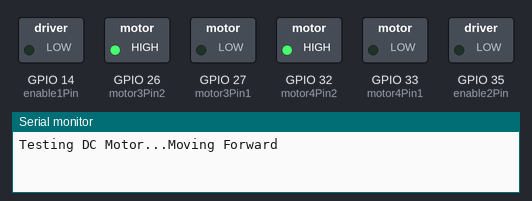
Bench run of a sketch on a simulated ESP32. Shown: switched loads named in the sketch (green lamp = pin HIGH), the last lines printed to the serial monitor.

Above: at 1.0 s.
At 4.0 s:
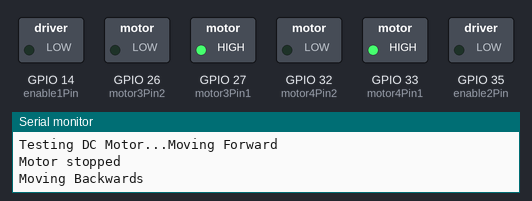
At 9.0 s:
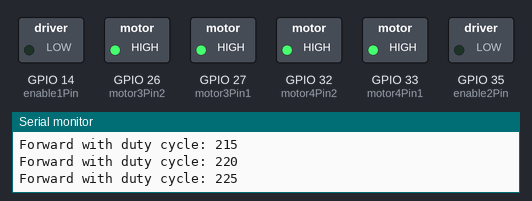
At 14.5 s:
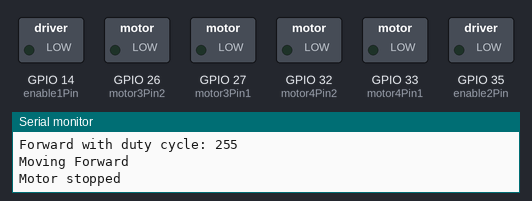
Timing chart, 0 to 15.6 s (numbered marks = the images above):
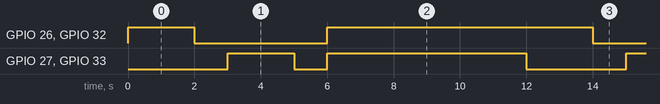

Measured:
- by itself, GPIO 26 (motor3Pin2), GPIO 32 (motor4Pin2): repeats every 12.0 s: LOW 4.0 s, HIGH 8.0 s
- by itself, GPIO 27 (motor3Pin1), GPIO 33 (motor4Pin1): repeats every 12.0 s: LOW 1.0 s, HIGH 6.0 s, LOW 3.0 s, HIGH 2.0 s
- by itself, everything shown: repeats every 12.0 s, in 5 steps

The sketch:

motorcode_3.ino
```cpp
// Motor A
int motor3Pin1 = 27;
int motor3Pin2 = 26;
int enable1Pin = 14;

// Motor B
int motor4Pin1 = 33;
int motor4Pin2 = 32;
int enable2Pin = 35;

// Setting PWM properties
const int freq = 30000;
const int pwmChannel = 0;
const int resolution = 8;
int dutyCycle = 200;

void setup() {
  // sets the pins as outputs:
  pinMode(motor3Pin1, OUTPUT);
  pinMode(motor3Pin2, OUTPUT);
  pinMode(enable1Pin, OUTPUT);

  pinMode(motor4Pin1, OUTPUT);
  pinMode(motor4Pin2, OUTPUT);
  pinMode(enable2Pin, OUTPUT);

  // configure LED PWM functionalitites
  //ledcSetup(pwmChannel, freq, resolution);

  // attach the channel to the GPIO to be controlled
  ledcAttachChannel(enable1Pin, freq, resolution, pwmChannel);
  ledcAttachChannel(enable2Pin, freq, resolution, pwmChannel);
  Serial.begin(115200);
  // testing
  Serial.print("Testing DC Motor...");
}

void loop() {
  // Move the DC motor forward at maximum speed
  Serial.println("Moving Forward");
  digitalWrite(motor3Pin1, LOW);
  digitalWrite(motor3Pin2, HIGH);
  digitalWrite(motor4Pin1, LOW);
  digitalWrite(motor4Pin2, HIGH);
  delay(2000);

  // Stop the DC motor
  Serial.println("Motor stopped");
  digitalWrite(motor3Pin1, LOW);
  digitalWrite(motor3Pin2, LOW);
  digitalWrite(motor4Pin1, LOW);
  digitalWrite(motor4Pin2, LOW);
  delay(1000);

  // Move DC motor backwards at maximum speed
  Serial.println("Moving Backwards");
  digitalWrite(motor3Pin1, HIGH);
  digitalWrite(motor3Pin2, LOW);
  digitalWrite(motor4Pin1, HIGH);
  digitalWrite(motor4Pin2, LOW);
  delay(2000);

  // Stop the DC motor
  Serial.println("Motor stopped");
  digitalWrite(motor3Pin1, LOW);
  digitalWrite(motor3Pin2, LOW);
  digitalWrite(motor4Pin1, LOW);
  digitalWrite(motor4Pin2, LOW);
  delay(1000);

  // Move DC motor forward with increasing speed
  digitalWrite(motor3Pin1, HIGH);
  digitalWrite(motor3Pin2, HIGH);
  digitalWrite(motor4Pin1, HIGH);
  digitalWrite(motor4Pin2, HIGH);

  while (dutyCycle <= 255){
    ledcWrite(pwmChannel, dutyCycle);
    Serial.print("Forward with duty cycle: ");
    Serial.println(dutyCycle);
    dutyCycle = dutyCycle + 5;
    delay(500);
  }
  dutyCycle = 200;
}
```
